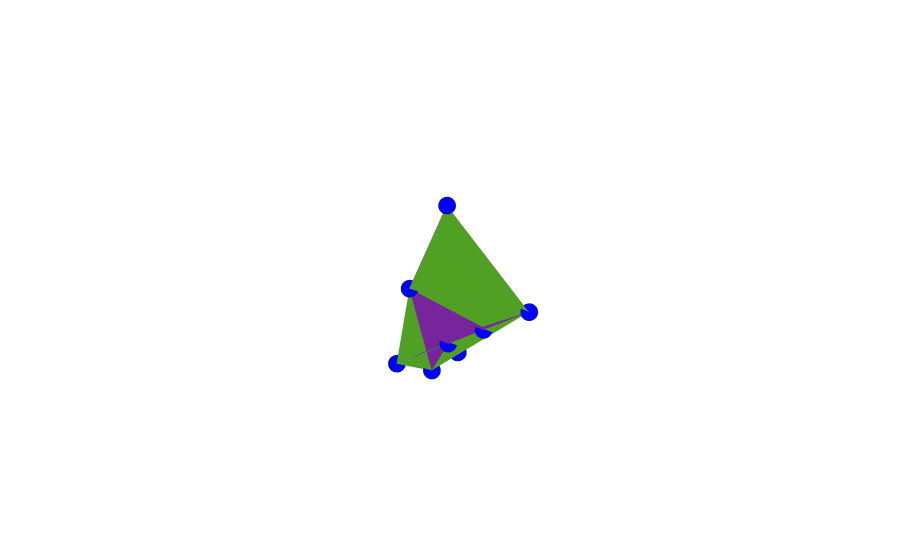

Notebook code cell kept with this figure:
### Code cell
# position based on the fitting
pos = {}

# layout the first cycle in a circle
cycle = fitting[0]
num_vertices = len(cycle)
for i, v in enumerate(cycle):
    if v not in pos:
        pos[v] = [np.cos(2 * np.pi * i / num_vertices), np.sin(2 * np.pi * i / num_vertices), 0]

for i, cycle in enumerate(fitting):
    for j, v in enumerate(cycle[:-1]):
        if v not in pos:
            pos[v] = [i, j, i * j]
plot(pos, vertices, m, fitting)

### Figure 1 — Plotly figure (JSON) as saved in the notebook; plotly's stock layout.template omitted (floating-point values rounded to 4 significant figures)
{"data": [{"hoverinfo": "none", "line": {"color": "rgb(125,125,125)", "width": 1}, "mode": "lines", "name": "edges", "type": "scatter3d", "x": [1, 0.5, null, 1, -0.5, null, 1, 1, null, 0.5, 1, null, 0.5, -0.5, null, 0.5, 2, null, -0.5, 1, null, -0.5, -1, null, -0.5, 1, null, 1, 1, null, 1, 1, null, 1, 2, null, -0.5, 0.5, null, -0.5, -1, null, -0.5, 1, null, 2, 0.5, null, 2, 1, null, 2, 2, null, -1, -0.5, null, -1, -0.5, null, -1, 2, null, 1, -0.5, null, 1, 2, null, 1, 1, null, 1, 1, null, 1, -0.5, null, 1, 1, null, 2, 1, null, 2, 2, null, 2, -1, null], "y": [0, 0.866, null, 0, -0.866, null, 0, 4, null, 0.866, 0, null, 0.866, 0.866, null, 0.866, 3, null, -0.866, 0, null, -0.866, 1.225e-16, null, -0.866, 2, null, 4, 0, null, 4, 3, null, 4, 2, null, 0.866, 0.866, null, 0.866, 1.225e-16, null, 0.866, 3, null, 3, 0.866, null, 3, 2, null, 3, 2, null, 1.225e-16, -0.866, null, 1.225e-16, 0.866, null, 1.225e-16, 2, null, 2, -0.866, null, 2, 3, null, 2, 3, null, 3, 4, null, 3, 0.866, null, 3, 2, null, 2, 4, null, 2, 3, null, 2, 1.225e-16, null], "z": [0, 0, null, 0, 0, null, 0, 4, null, 0, 0, null, 0, 0, null, 0, 6, null, 0, 0, null, 0, 0, null, 0, 2, null, 4, 0, null, 4, 3, null, 4, 4, null, 0, 0, null, 0, 0, null, 0, 3, null, 6, 0, null, 6, 2, null, 6, 4, null, 0, 0, null, 0, 0, null, 0, 4, null, 2, 0, null, 2, 6, null, 2, 3, null, 3, 4, null, 3, 0, null, 3, 2, null, 4, 4, null, 4, 6, null, 4, 0, null]}, {"hoverinfo": "text", "marker": {"color": "blue", "line": {"color": "rgb(50,50,50)", "width": 0.5}, "size": 6, "symbol": "circle"}, "mode": "markers", "name": "vertices", "text": ["0", "1", "2", "3", "4", "5", "6", "7", "8", "9"], "type": "scatter3d", "x": [1, 0.5, -0.5, 1, -0.5, 2, -1, 1, 1, 2], "y": [0, 0.866, -0.866, 4, 0.866, 3, 1.225e-16, 2, 3, 2], "z": [0, 0, 0, 4, 0, 6, 0, 2, 3, 4]}, {"color": "rgb(0, 0, 0)", "hoverinfo": "name", "name": "cycle 0", "opacity": 1, "type": "mesh3d", "x": [1, 0.5, -0.5, -1, -0.5, 1], "y": [0, 0.866, 0.866, 1.225e-16, -0.866, 0], "z": [0, 0, 0, 0, 0, 0]}, {"color": "rgb(50, 100, 150)", "hoverinfo": "name", "name": "cycle 1", "opacity": 1, "type": "mesh3d", "x": [1, -0.5, 1, 1, 1, 1], "y": [0, -0.866, 2, 3, 4, 0], "z": [0, 0, 2, 3, 4, 0]}, {"color": "rgb(100, 200, 45)", "hoverinfo": "name", "name": "cycle 2", "opacity": 1, "type": "mesh3d", "x": [1, 1, 2, 2, 0.5, 1], "y": [0, 4, 2, 3, 0.866, 0], "z": [0, 4, 4, 6, 0, 0]}, {"color": "rgb(150, 45, 195)", "hoverinfo": "name", "name": "cycle 3", "opacity": 1, "type": "mesh3d", "x": [0.5, 2, 1, -0.5, -1, 2, 1, 1, -0.5, 0.5], "y": [0.866, 3, 2, -0.866, 1.225e-16, 2, 4, 3, 0.866, 0.866], "z": [0, 6, 2, 0, 0, 4, 4, 3, 0, 0]}], "layout": {"scene": {"xaxis": {"visible": false}, "yaxis": {"visible": false}, "zaxis": {"visible": false}}, "showlegend": false}}
